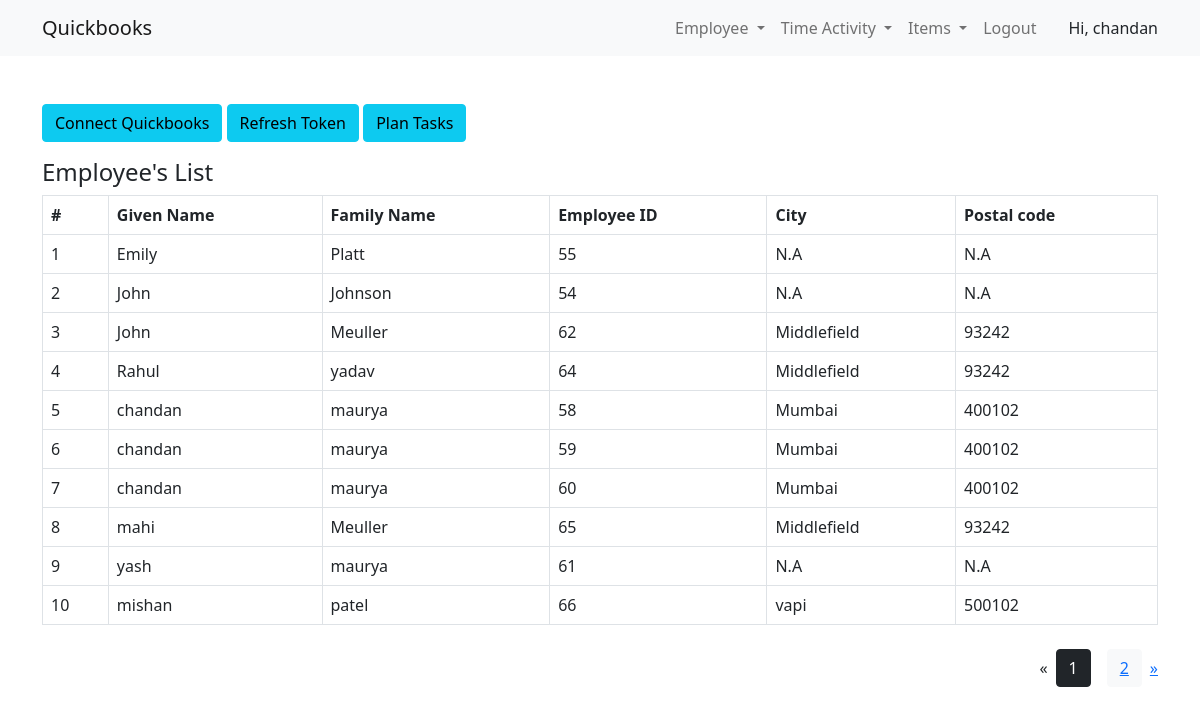
The app's page /employee (signed in), older data.
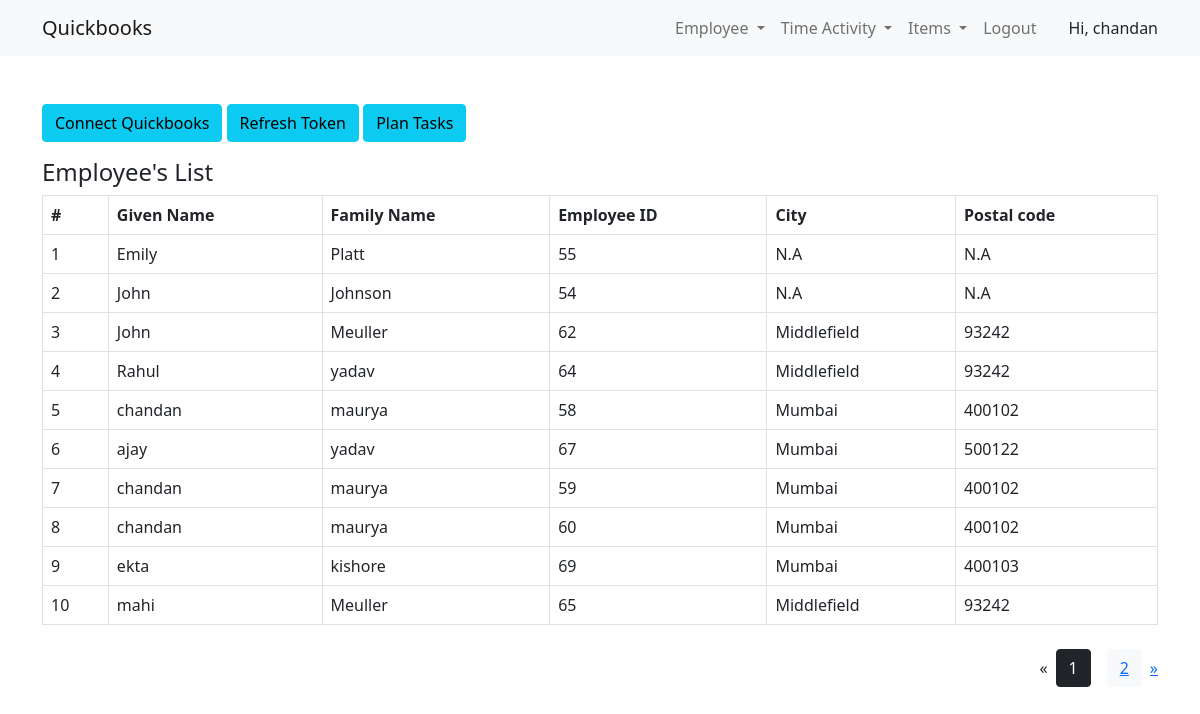
The same page, newer data.
### App/models.py (models this page shows, shortened)
class Employee(models.Model):
    given_Name = models.CharField(max_length=50)
    family_Name = models.CharField(max_length=50)
    qb_EmpId = models.IntegerField()
    primaryAddr = models.ForeignKey(
        PrimaryAddr, on_delete=models.CASCADE, null=True)

class PrimaryAddr(models.Model):
    city = models.CharField(max_length=50)
    postal_Code = models.CharField(max_length=10)
    qb_Id = models.IntegerField(null=True)

### App/views.py (the view)
# urls.py: path('employee', views.employee, name='employee'),
@login_required(login_url='login')
def employee(request):
    if(models.Token.objects.all()):
        cel = models.Token.objects.update(bearer = qbconn.auth_header)
    else:
        cel = models.Token.objects.create(bearer = qbconn.auth_header)
    data = models.Employee.objects.all()
    paginator = Paginator(data, 10) # Show 25 contacts per page.
    page_number = request.GET.get('page')
    data = paginator.get_page(page_number)
    context = {
        'data': data,
    }
    return render(request, 'employee.html', context=context)

### App/templates/employee.html (shortened to what this page needs)
{% extends 'base.html' %}
{% block content %}
<h4 class = "mt-3">Employee's List</h4>
 <div>
    <table class="table table-bordered">
        <thead >
            <tr>
                <th>#</th>
                <th>Given Name</th>
                <th>Family Name</th>
                <th>Employee ID</th>
                <th>City</th>
                <th>Postal code</th>
            </tr>
        </thead>
    <tbody>
                        {% for emps in data %}
                        <tr>
                        <td>{{forloop.counter}}</td>
                        <td>{{emps.given_Name}}</td>
                        <td>{{emps.family_Name}}</td>
                        <td>{{emps.qb_EmpId}}</td>
                        {% if emps.primaryAddr %}
                        <td>{{emps.primaryAddr.city}}</td>
                        <td>{{emps.primaryAddr.postal_Code}}</td>
                        {% else %}
                        <td>N.A</td>
                        <td>N.A</td>
                        {% endif %}
                        </tr>
                        {% endfor %}
    </table>
    {% if data.has_other_pages %}
  <ul class="pagination justify-content-end align-items-center">
    {% if data.has_previous %}
      <li><a href="?page={{ data.previous_page_number }}">&laquo;</a></li>
    {% else %}
      <li class="disabled"><span>&laquo;</span></li>
    {% endif %}
    {% for i in data.paginator.page_range %}
      {% if data.number == i %}
        <li class="btn btn-dark m-2"><span>{{ i }} </span></li>
      {% else %}
        <li class="btn btn-light m-2"><a href="?page={{ i }}">{{ i }}</a></li>
      {% endif %}
    {% endfor %}
    {% if data.has_next %}
      <li><a href="?page={{ data.next_page_number }}">&raquo;</a></li>
    {% else %}
      <li class="disabled"><span>&raquo;</span></li>
    {% endif %}
  </ul>
{% endif %}
</div>
{%endblock%}

Row changes from the older to the newer data that the page shows:
removed Employee: given_Name "yash", family_Name "maurya", qb_EmpId "61", shows "N.A"
removed Employee: given_Name "mishan", family_Name "patel", qb_EmpId "66", primaryAddr.city "vapi", primaryAddr.postal_Code "500102"
added Employee: given_Name "ajay", family_Name "yadav", qb_EmpId "67", primaryAddr.city "Mumbai", primaryAddr.postal_Code "500122"
added Employee: given_Name "ekta", family_Name "kishore", qb_EmpId "69", primaryAddr.city "Mumbai", primaryAddr.postal_Code "400103"
